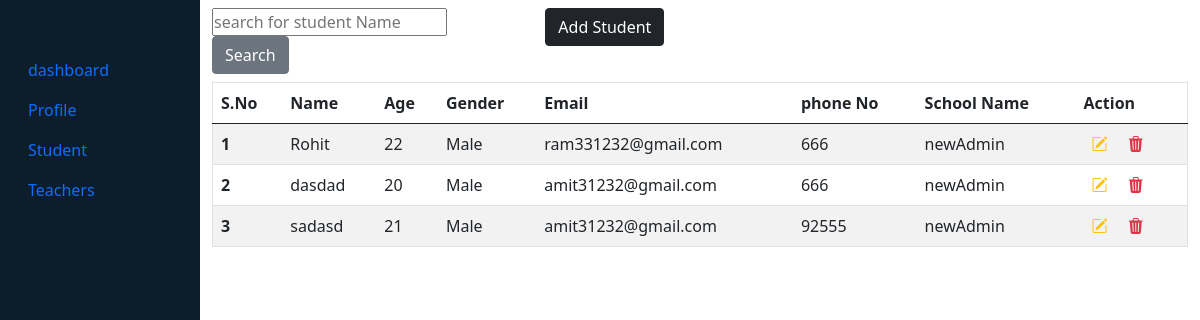
Page /schoolstudentList (signed in) on the earlier database version.
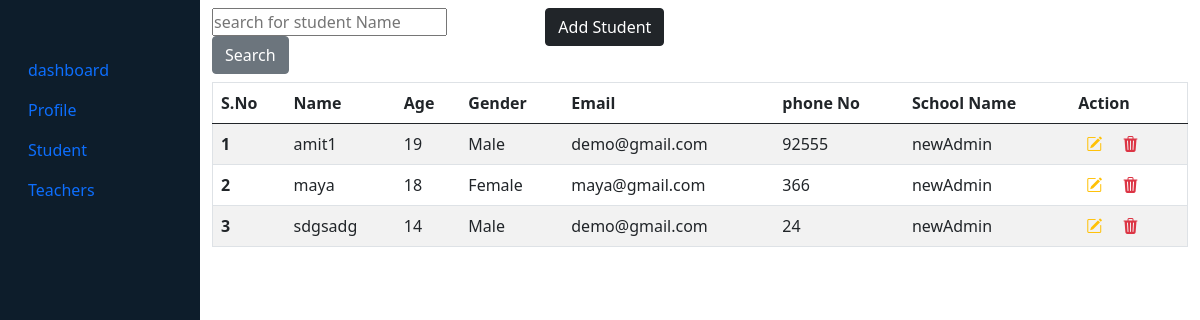
Same page on the later database version.
### StudentApp/models.py (models this page shows, shortened)
class StudentProfileModel(models.Model):
    user=models.ForeignKey(User, on_delete=models.CASCADE)
    name=models.CharField(max_length=50)
    age=models.IntegerField()
    gender=models.CharField(max_length=10,choices=GENDER)
    phoneNo=models.IntegerField()
    schoolName=models.ForeignKey('SchoolApp.SchoolProfileModel', on_delete=models.CASCADE,related_name="schoolName")
    email=models.EmailField(max_length=100)

### SchoolApp/models.py (models this page shows)
class SchoolProfileModel(models.Model):
    admin=models.ForeignKey(User, on_delete=models.CASCADE)
    name=models.CharField(max_length=150)
    code=models.IntegerField()
    SchoolEmail=models.EmailField(max_length=100)
    SchoolPhoneNo=models.IntegerField()
    students=models.ManyToManyField(StudentProfileModel,related_name="Students")
    SchoolAddress=models.TextField()
    SchoolEmail=models.EmailField(max_length=100)
    PrincipleName=models.CharField(max_length=100)
    PrinciplePhoneNo=models.IntegerField()
    PrincipleEmail=models.EmailField(max_length=100)
    created=models.DateTimeField(auto_now_add=True)
    updated=models.DateTimeField(auto_now=True)
    def __str__(self):
        return self.name

### SchoolApp/views.py (the view)
# urls.py: path('studentList',views.StudentListView,name="StudentList"),
def StudentListView(request):
    schoolStudent=SchoolProfileModel.objects.get(admin=request.user)
    q=request.GET.get('studentName')  if request.GET.get('studentName') != None else ''
    schoolstudentList=schoolStudent.students.filter(Q(name__icontains=q))
    context={
            'schoolstudentList':schoolstudentList
    }
    return render(request,"studentList.html",context)

### SchoolApp/templates/studentList.html
{% extends 'core.html' %}
{% block DashBoard %}
<div class="row">
  <div class="col-4 my-2 ">
   <form method="get">
    <input type="search" placeholder="search for student Name" class="searchBox" name="studentName">
    <button type="submit" class="btn btn-secondary">Search</button>
   </form>
  </div>
  <div class="col-8 my-2 ">
    <a href="{% url 'SchoolApp:AddStudent' %}">
    <button class="btn btn-dark">Add Student</button>
    </a>
  </div>
</div>
<div class="row">
  <div class="col-12">
  {% if schoolstudentList %}
<table class="table  table-striped border">
  <thead>
    <tr>
      <th scope="col">S.No</th>
      <th scope="col">Name</th>
      <th scope="col">Age</th>
      <th scope="col">Gender</th>
      <th scope="col">Email</th>
      <th scope="col">phone No</th>
      <th scope="col">School Name</th>
      <th scope="col" >Action</th>
    </tr>
  </thead>
  <tbody>
    {% for student in schoolstudentList %}
    <tr>
      <th scope="row">{{forloop.counter}}</th>
      <td>{{student.name}}</td>
      <td>{{student.age}}</td>
      <td>{{student.gender}}</td>
      <td>{{student.email}}</td>
      <td>{{student.phoneNo}}</td>
      <td>{{student.schoolName}}</td>
      <td><a href="{% url 'SchoolApp:StudentProfileUpdate' student.id %}"><i class="bi bi-pencil-square text-warning  px-2"></i></a>
       <a href="{% url 'SchoolApp:DeleteStudent' student.id %}"><i class="bi bi-trash3-fill text-danger px-2"></i></a>
      </td>
    </tr>
    {% endfor %}
  </tbody>
</table>
</div>
{% endif %}
</div>
{% endblock %}

### templates/core.html (shortened to what this page needs)
{% load static %}
<!DOCTYPE html>
<html>
<head>
</head>
<body>
    <div class="container-fluid">
        <div class="row">
            <div class="col-2 leftSideMenu">
                <nav class=" ">
                    <ul class="nav flex-column">
                        <li class="nav-item">
                            <a class="nav-link" href="{% url 'SchoolApp:Dashboard' %}">dashboard</a>
                        </li>
                        <li class="nav-item">
                            <a class="nav-link" href="{% url 'SchoolApp:schoolprofile' %}">Profile</a>
                        </li>
                        <li class="nav-item">
                            <a class="nav-link" href="{% url 'SchoolApp:StudentList' %}">Student</a>
                        </li>
                        <li class="nav-item">
                            <a class="nav-link" href="#">Teachers</a>
                        </li>
                    </ul>
                </nav>
            </div>
            <div class="col-10">
                {% block DashBoard %}
                {% endblock %}
            </div>
        </div>
    </div>
        <link rel="stylesheet" href="{% static 'bootstrap/bootstrap.min.css' %}">
    <link rel="stylesheet" href="{% static 'css\dashboard.css' %}">
   <link rel="stylesheet" href="https://cdn.jsdelivr.net/npm/bootstrap-icons@1.13.1/font/bootstrap-icons.min.css">
</body>
</html>

### static/css/dashboard.css (style rules this page uses)
* { margin: 0px; padding: 0px; box-sizing: border-box; }
.leftSideMenu { height: 100vh; background-color: rgb(13, 29, 43); color: #fff; }
.leftSideMenu nav { margin-top: 50px; }

Differences in the rows shown:
removed StudentProfileModel: name "Rohit", age "22", gender "Male", email "ram331232@gmail.com", phoneNo "666", schoolName "newAdmin"
removed StudentProfileModel: name "dasdad", age "20", gender "Male", email "amit31232@gmail.com", phoneNo "666", schoolName "newAdmin"
removed StudentProfileModel: name "sadasd", age "21", gender "Male", email "amit31232@gmail.com", phoneNo "92555", schoolName "newAdmin"
added StudentProfileModel: name "amit1", age "19", gender "Male", email "demo@gmail.com", phoneNo "92555", schoolName "newAdmin"
added StudentProfileModel: name "maya", age "18", gender "Female", email "maya@gmail.com", phoneNo "366", schoolName "newAdmin"
added StudentProfileModel: name "sdgsadg", age "14", gender "Male", email "demo@gmail.com", phoneNo "24", schoolName "newAdmin"
